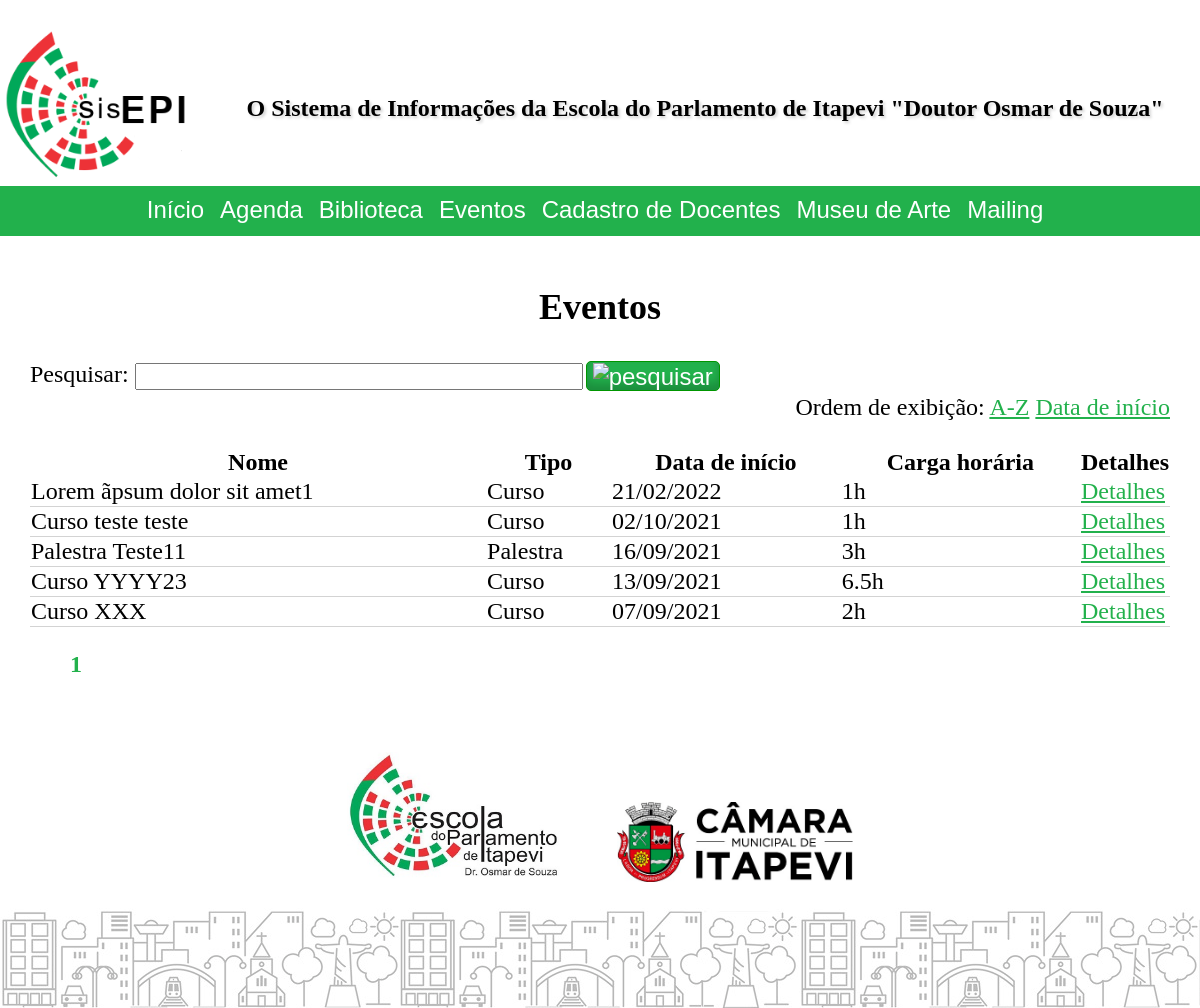
The page /public/index.php?cont=events&action=home on the database its author committed.
### tables this page shows
CREATE TABLE `events` (
  `id` int UNSIGNED NOT NULL,
  `name` varchar(120) DEFAULT 'Evento sem nome',
  `typeId` int NOT NULL,
  `subscriptionListNeeded` tinyint(1) DEFAULT NULL,
  `subscriptionListClosureDate` date DEFAULT NULL,
  `maxSubscriptionNumber` int DEFAULT NULL,
  `allowLateSubscriptions` tinyint(1) NOT NULL DEFAULT '0',
  `posterImageAttachmentFileName` varchar(120) DEFAULT NULL,
  `responsibleForTheEvent` varchar(120) DEFAULT NULL,
  `moreInfos` mediumtext,
  `certificateText` varchar(500) DEFAULT NULL,
  `certificateBgFile` varchar(255) DEFAULT NULL
);

CREATE TABLE `enums` (
  `type` varchar(10) NOT NULL,
  `id` int UNSIGNED NOT NULL,
  `value` varchar(120) NOT NULL
);

### public/controller/component/DataGrid.class.php (called while the page is built, shortened)
<?php
class DataGridComponent extends ComponentBase
{
	public function __construct($dataRowsArray = null)
	{
		$this->dataRows = $dataRowsArray;
	}
	public $dataRows;
	public $detailsButtonURL, $editButtonURL, $deleteButtonURL = null;
	public $RudButtonsFunctionParamName = "id";
	public function render()
	{
		$dataRows = $this->dataRows;
		$detailsButtonURL = $this->detailsButtonURL;
		$RudButtonsFunctionParamName = $this->RudButtonsFunctionParamName;
		$view = $this->get_view();
		require($view);
	}
}

### public/model/database/events.database.php (called while the page is built, shortened)
<?php
function getEventsPartially($page, $numResultsOnPage, $_orderBy, $searchKeywords)
{
	$orderBy = ($_orderBy === null || $_orderBy === "") ? "date" : $_orderBy;
	$conn = createConnectionAsEditor();
	$queryBase = "SELECT events.id, events.name, MIN(eventdates.date) AS date, SEC_TO_TIME( SUM( TIME_TO_SEC( TIMEDIFF( endTime, beginTime ) ) ) ) AS 'hours', enums.value AS 'typeName'
FROM `events`
INNER JOIN eventdates ON eventdates.eventId = events.id
INNER JOIN enums ON enums.type = 'EVENT' AND enums.id = events.typeId ";
	$queryWhere = "";
	$queryGroupBy = "GROUP BY events.id, events.name ";
	$queryOrderBy = "";
	if ($orderBy === "date")
		$queryOrderBy = "ORDER BY eventdates.date DESC ";
	else
		$queryOrderBy = "ORDER BY events.name ASC ";
	$queryLimit = "LIMIT ? , ?";
	$dataRows = null;
	$query = $queryBase . $queryWhere . $queryGroupBy . $queryOrderBy . $queryLimit;
	if($stmt = $conn->prepare($query))
	{
		$calc_page = ($page - 1) * $numResultsOnPage;
		if (strlen($searchKeywords) > 3)
			$stmt->bind_param("sii", $searchKeywords, $calc_page, $numResultsOnPage);
		else
			$stmt->bind_param("ii", $calc_page, $numResultsOnPage);
		$stmt->execute();
		$result = $stmt->get_result();
		if ($result->num_rows > 0)
		{
			$dataRows = [];
			while ($row = $result->fetch_assoc())
			{
				array_push($dataRows, $row);
			}
		}
	}
	return $dataRows;
}

### public/controller/events.controller.php (called while the page is built, shortened)
<?php
final class events extends BaseController
{
	public function home()
	{
		require_once("model/database/events.database.php");
		require_once("controller/component/DataGrid.class.php");
		$paginatorComponent = new PaginatorComponent(getEventsCount(($_GET["q"] ?? "")), 20);
		$createFinalDataRowsTable = function() use ($paginatorComponent)
		{
			$events = getEventsPartially($paginatorComponent->pageNum, $paginatorComponent->numResultsOnPage, ($_GET["orderBy"] ?? ""), ($_GET["q"] ?? ""));
			$output = [];
			if ($events)
			foreach ($events as $e)
			{
				$row = [];
				$row["id"] = $e["id"];
				$row["Nome"] = $e["name"];
				$row["Tipo"] = $e["typeName"];
				$row["Data de início"] = date_format(date_create($e["date"]), "d/m/Y");
				$row["Carga horária"] = round(timeStampToHours($e["hours"]), 1) . "h";
				array_push($output, $row);
			}
			return $output;
		};
		$dataGridComponent = new DataGridComponent($createFinalDataRowsTable());
		$dataGridComponent->detailsButtonURL = URL\URLGenerator::generateSystemURL("events", "view", "{param}");
	}
}

### public/includes/URL/URLGenerator.php (called while the page is built, shortened)
<?php
abstract class URLGenerator
{
	private static function appendQueryString($queryString = null, $directFileAccess = false)
	{
		$qsFinal = "";
		if (!empty($qsFinal))
			return self::useFriendlyURL || $directFileAccess ? "?$qsFinal" : "&$qsFinal";
		else
			return "";
	}
	public static function generateSystemURL($controller, $action = "home", $id = null, $queryString = null)
	{
		$url = self::useFriendlyURL ? self::URLBase . "/public/$controller/$action" : self::URLBase . "/public/index.php?cont=$controller&action=$action";
		if (!empty($id))
			$url .= self::useFriendlyURL ? "/$id" : "&id=$id";
		$url .= self::appendQueryString($queryString);
		return $url;
	}
}

### public/view/component/DataGrid.view.php (the view, shortened to what this page needs)
<?php
if (isset($dataRows[0]))
{
	function formatCellContent($value)
	{
		if ($value instanceof DataGridIcon)
			return $value->generateHTML();
		else
			return nl2br(hsc($value));
	}
?>
<table>
	<thead>
		<tr>
			<?php
			$count = 0;
			foreach ($dataRows[0] as $column => $value)
			{
				$count++;
				if (in_array($column, $columnsToHide)) continue;
				echo "<th>" . $column . "</th>";
				if ($count === count($dataRows[0]))
				{
					if (isset($detailsButtonURL) && !isset($columnNameAsDetailsButton)) echo '<th class="shrinkCell">Detalhes</th>';
				}
			}
			?>
		</tr>
	</thead>
	<tbody>
		<?php
		foreach ($dataRows as $row)
		{
			echo "<tr>";
			$count = 0;
			foreach ($row as $column => $value)
			{
				$count++;
				if (in_array($column, $columnsToHide)) continue;
				if (isset($columnNameAsDetailsButton) && $columnNameAsDetailsButton === $column)
				{
					echo '<td><a href="' . str_replace("{param}", $row[$RudButtonsFunctionParamName], $detailsButtonURL) . '">' . formatCellContent($value) . '</a></td>';
				}
				else
				{
					echo "<td>" . formatCellContent($value) . "</td>";
				}
				if ($count === count($row))
				{
					if (isset($detailsButtonURL) && !isset($columnNameAsDetailsButton)) echo '<td class="shrinkCell"><a href="' . str_replace("{param}", $row[$RudButtonsFunctionParamName], $detailsButtonURL) .  '">Detalhes</a></td>';
				}
			}
			echo "</tr>";
		}
		?>
	</tbody>
</table>
<?php
}
else
	echo "Não há dados disponíveis.";
?>

### public/sisepi_public.css (style rules this page uses)
body { background-color: white; color: black; font-size: x-large; margin: 0; }
a { color: #22B14C }
table { border-collapse: collapse; width: 100%; }
table td { border-bottom: 1px solid lightgray; }
th.shrinkCell, td.shrinkCell { width: 10px; white-space: nowrap; }

### rows shown on the page
events: name "Lorem ãpsum dolor sit amet1", enums.value "Curso", value "21/02/2022", value "1h"
events: name "Curso teste teste", enums.value "Curso", value "02/10/2021", value "1h"
events: name "Palestra Teste11", enums.value "Palestra", value "16/09/2021", value "3h"
events: name "Curso YYYY23", enums.value "Curso", value "13/09/2021", value "6.5h"
events: name "Curso XXX", enums.value "Curso", value "07/09/2021", value "2h"

### other values the page prints
$this->subtitle "Eventos"
$column "Nome"
$column "Tipo"
$column "Data de início"
$column "Carga horária"
$pageNum "1"
